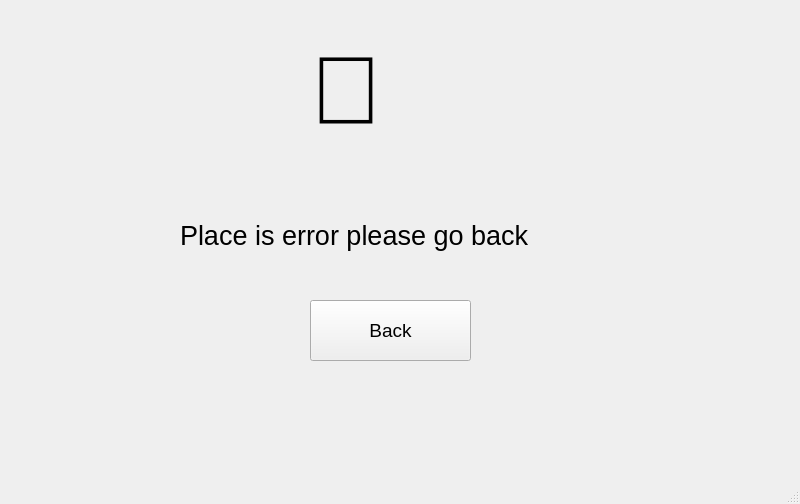
<?xml version="1.0" encoding="UTF-8"?>
<ui version="4.0">
 <class>MainWindow</class>
 <widget class="QMainWindow" name="MainWindow">
  <property name="geometry">
   <rect>
    <x>0</x>
    <y>0</y>
    <width>800</width>
    <height>504</height>
   </rect>
  </property>
  <property name="windowTitle">
   <string>MainWindow</string>
  </property>
  <widget class="QWidget" name="centralwidget">
   <widget class="QPushButton" name="bt_backtowindow">
    <property name="geometry">
     <rect>
      <x>310</x>
      <y>300</y>
      <width>161</width>
      <height>61</height>
     </rect>
    </property>
    <property name="font">
     <font>
      <pointsize>14</pointsize>
     </font>
    </property>
    <property name="text">
     <string>Back</string>
    </property>
   </widget>
   <widget class="QLabel" name="label">
    <property name="geometry">
     <rect>
      <x>310</x>
      <y>10</y>
      <width>151</width>
      <height>161</height>
     </rect>
    </property>
    <property name="font">
     <font>
      <pointsize>72</pointsize>
     </font>
    </property>
    <property name="text">
     <string>🥺</string>
    </property>
   </widget>
   <widget class="QLabel" name="label_2">
    <property name="geometry">
     <rect>
      <x>180</x>
      <y>200</y>
      <width>421</width>
      <height>71</height>
     </rect>
    </property>
    <property name="font">
     <font>
      <pointsize>20</pointsize>
     </font>
    </property>
    <property name="text">
     <string>Place is error please go back</string>
    </property>
   </widget>
  </widget>
  <widget class="QMenuBar" name="menubar">
   <property name="geometry">
    <rect>
     <x>0</x>
     <y>0</y>
     <width>800</width>
     <height>26</height>
    </rect>
   </property>
  </widget>
  <widget class="QStatusBar" name="statusbar"/>
 </widget>
 <resources/>
 <connections/>
</ui>
